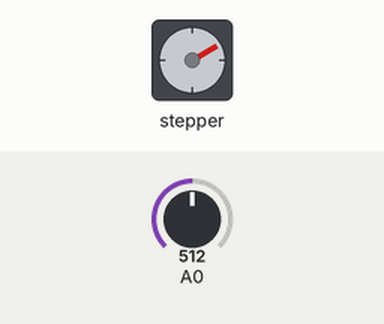
This sketch was run on a simulated Arduino Uno, built with avr-gcc and run on an emulated ATmega328P. Shown: stepper motor. The test bench sets the inputs (shaded band); at power-on: A0 = 512. Stepper angles assume 3072 steps per turn.

Above: at 1.9 s.
2.0 s: A0 set to 716
At 3.0 s:
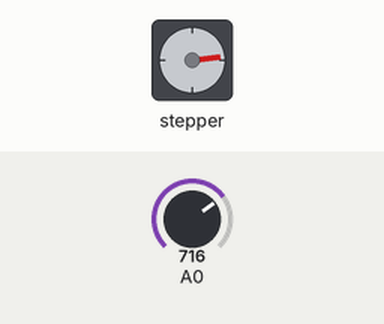
3.9 s: A0 set to 1023
At 5.7 s:
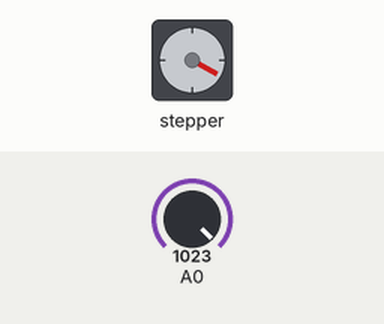
6.0 s: A0 set to 511
At 6.47 s:
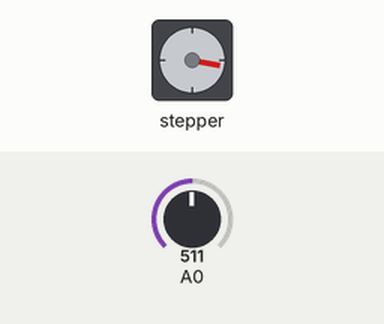
Timing chart, 0 to 9.0 s (numbered marks = the images above; inputs shaded):
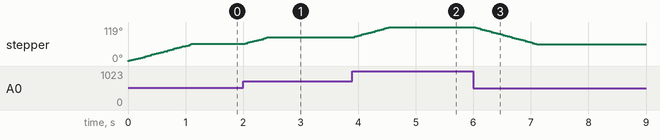

The sketch:

PasAPas_1.ino
```cpp
#include <Stepper.h>

int nombreDePas = 48*64;

Stepper monMoteur(nombreDePas, 9, 11, 10, 6);

int valeurActuelle;
int valeurPrecedente;

void setup() {
  monMoteur.setSpeed(9);
}

void loop() {
  valeurActuelle = analogRead(A0);
  if(valeurActuelle != valeurPrecedente and abs(valeurActuelle - valeurPrecedente) >= 1) {
    monMoteur.step(valeurActuelle-valeurPrecedente);
  }
  valeurPrecedente = valeurActuelle;
}
```

Measured:
- after the input at 2.0 s, stepper: turns 23° clockwise in 0.41 s, starting at once
- after the input at 3.9 s, stepper: turns 36° clockwise in 0.65 s, starting at once
- after the input at 6.0 s, stepper: turns 60° counter-clockwise in 1.1 s, starting at once
- by itself, stepper: turns 60° clockwise in 1.1 s
